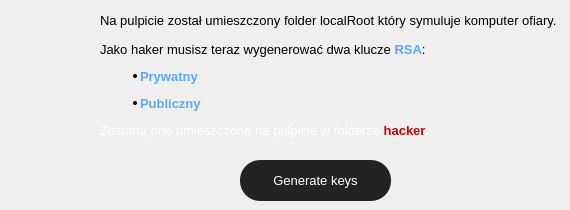
                 <widget class="QWidget" name="ransom_2">
                  <widget class="QLabel" name="label_10">
                   <property name="geometry">
                    <rect>
                     <x>100</x>
                     <y>10</y>
                     <width>461</width>
                     <height>21</height>
                    </rect>
                   </property>
                   <property name="text">
                    <string>&lt;html&gt;&lt;head/&gt;&lt;body&gt;&lt;p&gt;&lt;span style=&quot; font-size:10pt;&quot;&gt;Na pulpicie został umieszczony folder localRoot który symuluje komputer ofiary.&lt;/span&gt;&lt;/p&gt;&lt;/body&gt;&lt;/html&gt;</string>
                   </property>
                  </widget>
                  <widget class="QLabel" name="label_11">
                   <property name="geometry">
                    <rect>
                     <x>100</x>
                     <y>40</y>
                     <width>341</width>
                     <height>101</height>
                    </rect>
                   </property>
                   <property name="text">
                    <string>&lt;html&gt;&lt;head/&gt;&lt;body&gt;&lt;p&gt;&lt;span style=&quot; font-size:10pt;&quot;&gt;Jako haker musisz teraz wygenerować dwa klucze &lt;/span&gt;&lt;span style=&quot; font-size:10pt; font-weight:600; color:#55aaff;&quot;&gt;RSA&lt;/span&gt;&lt;span style=&quot; font-size:10pt;&quot;&gt;:&lt;/span&gt;&lt;/p&gt;&lt;ul style=&quot;margin-top: 0px; margin-bottom: 0px; margin-left: 0px; margin-right: 0px; -qt-list-indent: 1;&quot;&gt;&lt;li style=&quot; margin-top:12px; margin-bottom:0px; margin-left:0px; margin-right:0px; -qt-block-indent:0; text-indent:0px;&quot;&gt;&lt;span style=&quot; font-size:10pt; font-weight:600; color:#55aaff;&quot;&gt;Prywatny&lt;/span&gt;&lt;/li&gt;&lt;/ul&gt;&lt;ul style=&quot;margin-top: 0px; margin-bottom: 0px; margin-left: 0px; margin-right: 0px; -qt-list-indent: 1;&quot;&gt;&lt;li style=&quot; margin-top:12px; margin-bottom:0px; margin-left:0px; margin-right:0px; -qt-block-indent:0; text-indent:0px;&quot;&gt;&lt;span style=&quot; font-size:10pt; font-weight:600; color:#55aaff;&quot;&gt;Publiczny&lt;/span&gt;&lt;/li&gt;&lt;/ul&gt;&lt;p&gt;&lt;span style=&quot; font-size:10pt; color:#ffffff;&quot;&gt;Zostaną one umieszczone na pulpicie w folderze &lt;/span&gt;&lt;span style=&quot; font-size:10pt; font-weight:600; color:#ca0003;&quot;&gt;hacker&lt;/span&gt;&lt;span style=&quot; font-size:10pt; font-weight:600; color:#ffffff;&quot;&gt;.&lt;/span&gt;&lt;/p&gt;&lt;/body&gt;&lt;/html&gt;</string>
                   </property>
                  </widget>
                  <widget class="QPushButton" name="ransom_bt__2">
                   <property name="geometry">
                    <rect>
                     <x>240</x>
                     <y>160</y>
                     <width>151</width>
                     <height>41</height>
                    </rect>
                   </property>
                   <property name="font">
                    <font>
                     <pointsize>10</pointsize>
                     <weight>50</weight>
                     <bold>false</bold>
                    </font>
                   </property>
                   <property name="styleSheet">
                    <string notr="true">QPushButton {
	color: rgb(255, 255, 255);
	background-color: rgb(35, 35, 35);
	border: 0px solid;
	border-radius: 20px;
}
QPushButton:hover {
	background-color: rgb(85, 170, 255);
}</string>
                   </property>
                   <property name="text">
                    <string>Generate keys</string>
                   </property>
                  </widget>
                 </widget>
